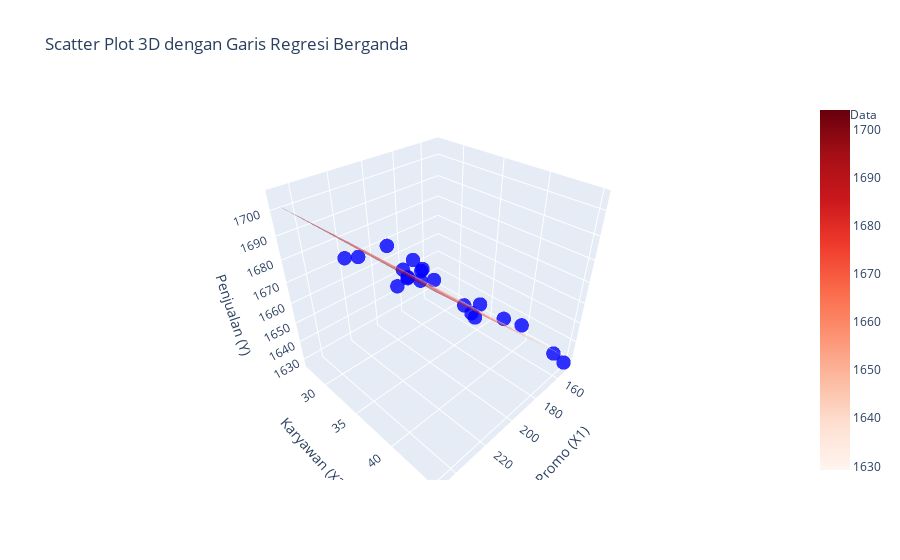

Write notebook code for a chart like this one.
### Markdown cell above
<div style="font-family: 'Palatino Linotype', 'Book Antiqua', serif;
            font-size: 24px; 
            color: #1E90FF;   /* biru estetik */
            font-weight: bold; 
            text-align: center; 
            letter-spacing: 1px;">
  Visualisasi (Scatter Plot 3D)
</div>

### Code cell
import plotly.graph_objects as go
import numpy as np
import pandas as pd
import statsmodels.api as sm

# Baca data dari CSV
df = pd.read_csv("Data_Regresi.csv")

# Ubah nama kolom agar mudah digunakan
df.columns = ["TIME", "Promo", "Karyawan", "Penjualan"]

# Ambil variabel regresi
x1 = df["Promo"]
x2 = df["Karyawan"]
y = df["Penjualan"]

# Buat DataFrame baru
data = pd.DataFrame({
    "x1": x1,
    "x2": x2,
    "y": y
})

# Analisis regresi berganda
X = sm.add_constant(data[["x1", "x2"]])
model = sm.OLS(data["y"], X).fit()

# Koefisien regresi
koefisien = model.params

# Scatter plot 3D
scatter_plot = go.Scatter3d(
    x=data["x1"],
    y=data["x2"],
    z=data["y"],
    mode="markers",
    marker=dict(
        size=5,
        color="blue",
        opacity=0.8
    ),
    name="Data"
)

# Membuat grid untuk permukaan regresi
x1_grid, x2_grid = np.meshgrid(
    np.linspace(data["x1"].min(), data["x1"].max(), 10),
    np.linspace(data["x2"].min(), data["x2"].max(), 10)
)
y_pred = koefisien.iloc[0] + koefisien.iloc[1] * x1_grid + koefisien.iloc[2] * x2_grid

# Permukaan regresi 3D
regresion_surface = go.Surface(
    x=x1_grid,
    y=x2_grid,
    z=y_pred,
    colorscale="Reds",
    opacity=0.5,
    name="Garis Regresi"
)

# Layout plot
layout = go.Layout(
    title="Scatter Plot 3D dengan Garis Regresi Berganda",
    scene=dict(
        xaxis_title="Promo (X1)",
        yaxis_title="Karyawan (X2)",
        zaxis_title="Penjualan (Y)"
    ),
    showlegend=True
)

# Buat figure dan tampilkan
fig = go.Figure(data=[scatter_plot, regresion_surface], layout=layout)
fig.show()

### Figure 1 — Plotly figure (JSON) as saved in the notebook; plotly's stock layout.template omitted (floating-point values rounded to 4 significant figures)
{"data": [{"marker": {"color": "blue", "opacity": 0.8, "size": 5}, "mode": "markers", "name": "Data", "type": "scatter3d", "x": [248, 210, 207, 153, 169, 195, 186, 188, 198, 195, 154, 156, 171, 229, 223, 225, 150, 195, 153, 154], "y": [42, 35, 32, 33, 28, 28, 39, 42, 45, 33, 27, 34, 28, 30, 37, 31, 45, 31, 44, 32], "z": [1705, 1682, 1663, 1628, 1650, 1671, 1661, 1662, 1671, 1668, 1636, 1629, 1644, 1680, 1683, 1681, 1628, 1661, 1632, 1631]}, {"colorscale": [[0, "rgb(255,245,240)"], [0.125, "rgb(254,224,210)"], [0.25, "rgb(252,187,161)"], [0.375, "rgb(252,146,114)"], [0.5, "rgb(251,106,74)"], [0.625, "rgb(239,59,44)"], [0.75, "rgb(203,24,29)"], [0.875, "rgb(165,15,21)"], [1, "rgb(103,0,13)"]], "name": "Garis Regresi", "opacity": 0.5, "type": "surface", "x": [[150.0, 160.9, 171.8, 182.7, 193.6, 204.4, 215.3, 226.2, 237.1, 248.0], [150.0, 160.9, 171.8, 182.7, 193.6, 204.4, 215.3, 226.2, 237.1, 248.0], [150.0, 160.9, 171.8, 182.7, 193.6, 204.4, 215.3, 226.2, 237.1, 248.0], [150.0, 160.9, 171.8, 182.7, 193.6, 204.4, 215.3, 226.2, 237.1, 248.0], [150.0, 160.9, 171.8, 182.7, 193.6, 204.4, 215.3, 226.2, 237.1, 248.0], [150.0, 160.9, 171.8, 182.7, 193.6, 204.4, 215.3, 226.2, 237.1, 248.0], [150.0, 160.9, 171.8, 182.7, 193.6, 204.4, 215.3, 226.2, 237.1, 248.0], [150.0, 160.9, 171.8, 182.7, 193.6, 204.4, 215.3, 226.2, 237.1, 248.0], [150.0, 160.9, 171.8, 182.7, 193.6, 204.4, 215.3, 226.2, 237.1, 248.0], [150.0, 160.9, 171.8, 182.7, 193.6, 204.4, 215.3, 226.2, 237.1, 248.0]], "y": [[27.0, 27.0, 27.0, 27.0, 27.0, 27.0, 27.0, 27.0, 27.0, 27.0], [29.0, 29.0, 29.0, 29.0, 29.0, 29.0, 29.0, 29.0, 29.0, 29.0], [31.0, 31.0, 31.0, 31.0, 31.0, 31.0, 31.0, 31.0, 31.0, 31.0], [33.0, 33.0, 33.0, 33.0, 33.0, 33.0, 33.0, 33.0, 33.0, 33.0], [35.0, 35.0, 35.0, 35.0, 35.0, 35.0, 35.0, 35.0, 35.0, 35.0], [37.0, 37.0, 37.0, 37.0, 37.0, 37.0, 37.0, 37.0, 37.0, 37.0], [39.0, 39.0, 39.0, 39.0, 39.0, 39.0, 39.0, 39.0, 39.0, 39.0], [41.0, 41.0, 41.0, 41.0, 41.0, 41.0, 41.0, 41.0, 41.0, 41.0], [43.0, 43.0, 43.0, 43.0, 43.0, 43.0, 43.0, 43.0, 43.0, 43.0], [45.0, 45.0, 45.0, 45.0, 45.0, 45.0, 45.0, 45.0, 45.0, 45.0]], "z": [[1629.0, 1637.0, 1645.0, 1653.0, 1661.0, 1669.0, 1677.0, 1686.0, 1694.0, 1702.0], [1629.0, 1638.0, 1646.0, 1654.0, 1662.0, 1670.0, 1678.0, 1686.0, 1694.0, 1702.0], [1630.0, 1638.0, 1646.0, 1654.0, 1662.0, 1670.0, 1678.0, 1686.0, 1694.0, 1702.0], [1630.0, 1638.0, 1646.0, 1654.0, 1662.0, 1670.0, 1678.0, 1686.0, 1694.0, 1702.0], [1630.0, 1638.0, 1646.0, 1654.0, 1662.0, 1671.0, 1679.0, 1687.0, 1695.0, 1703.0], [1631.0, 1639.0, 1647.0, 1655.0, 1663.0, 1671.0, 1679.0, 1687.0, 1695.0, 1703.0], [1631.0, 1639.0, 1647.0, 1655.0, 1663.0, 1671.0, 1679.0, 1687.0, 1695.0, 1703.0], [1631.0, 1639.0, 1647.0, 1655.0, 1663.0, 1671.0, 1679.0, 1687.0, 1695.0, 1703.0], [1631.0, 1639.0, 1647.0, 1655.0, 1664.0, 1672.0, 1680.0, 1688.0, 1696.0, 1704.0], [1632.0, 1640.0, 1648.0, 1656.0, 1664.0, 1672.0, 1680.0, 1688.0, 1696.0, 1704.0]]}], "layout": {"scene": {"xaxis": {"title": {"text": "Promo (X1)"}}, "yaxis": {"title": {"text": "Karyawan (X2)"}}, "zaxis": {"title": {"text": "Penjualan (Y)"}}}, "showlegend": true, "title": {"text": "Scatter Plot 3D dengan Garis Regresi Berganda"}}}
